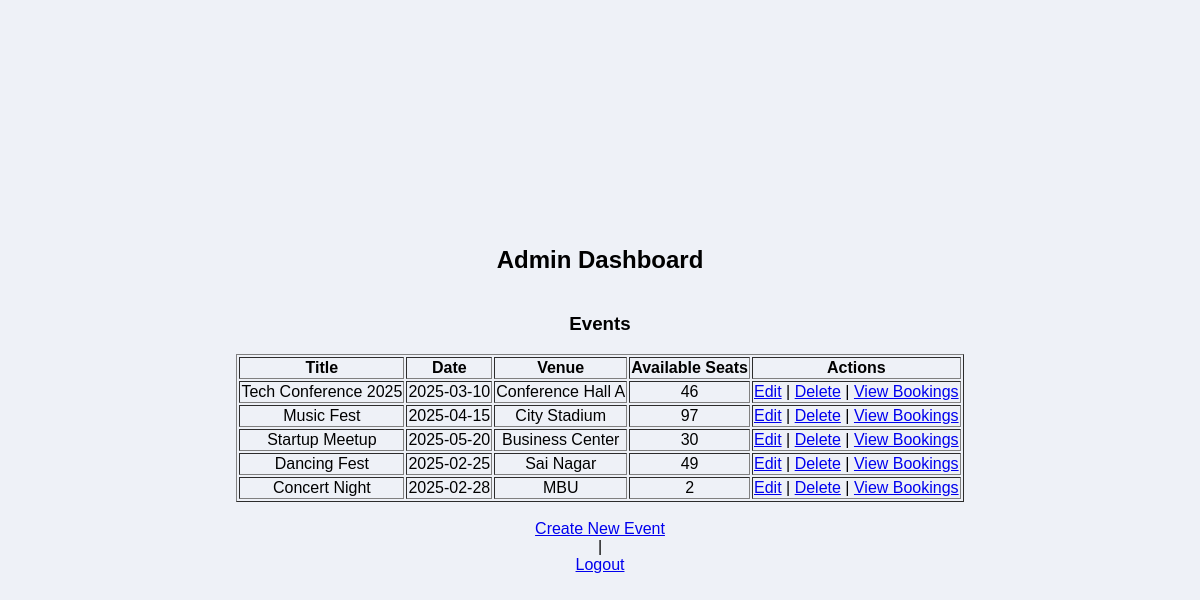
The app's page /event-booking-system/admin/dashboard.php (signed in) with its own data.
### tables this page shows
CREATE TABLE `events` (
  `id` int(11) NOT NULL,
  `title` varchar(255) NOT NULL,
  `description` text NOT NULL,
  `date` date NOT NULL,
  `venue` varchar(255) NOT NULL,
  `available_seats` int(11) NOT NULL
);

### event-booking-system/admin/dashboard.php (the view, shortened to what this page needs)
<?php
include("../includes/config.php");
$sql = "SELECT * FROM events";
$result = $conn->query($sql);
?>
<!DOCTYPE html>
<html lang="en">
<head>
    <link rel="stylesheet" href="../css/style.css">
</head>
<body>
<h2>Admin Dashboard</h2>
<h3>Events</h3>
<table border="1">
    <tr>
        <th>Title</th>
        <th>Date</th>
        <th>Venue</th>
        <th>Available Seats</th>
        <th>Actions</th>
    </tr>
    <?php while ($event = $result->fetch_assoc()) { ?>
    <tr>
        <td><?php echo htmlspecialchars($event['title']); ?></td>
        <td><?php echo htmlspecialchars($event['date']); ?></td>
        <td><?php echo htmlspecialchars($event['venue']); ?></td>
        <td><?php echo htmlspecialchars($event['available_seats']); ?></td>
        <td>
            <a href="edit_event.php?id=<?php echo $event['id']; ?>">Edit</a> |
            <a href="delete_event.php?id=<?php echo $event['id']; ?>" onclick="return confirm('Are you sure you want to delete this event?')">Delete</a> |
            <a href="view_bookings.php?id=<?php echo $event['id']; ?>">View Bookings</a>
        </td>
    </tr>
    <?php } ?>
</table>
<br>
<a href="create_event.php">Create New Event</a> |
<a href="../logout.php">Logout</a>
</body>
</html>

### event-booking-system/css/style.css (style rules this page uses)
body { font-family: Arial, sans-serif; margin: 0; padding: 0; background-color: #eef1f7; text-align: center; display: flex; flex-direction: column; justify-content: center; align-items: center; min-height: 100vh; }

### records on screen
events: title "Tech Conference 2025", date "2025-03-10", venue "Conference Hall A", available_seats "46"
events: title "Music Fest", date "2025-04-15", venue "City Stadium", available_seats "97"
events: title "Startup Meetup", date "2025-05-20", venue "Business Center", available_seats "30"
events: title "Dancing Fest", date "2025-02-25", venue "Sai Nagar", available_seats "49"
events: title "Concert Night", date "2025-02-28", venue "MBU", available_seats "2"
